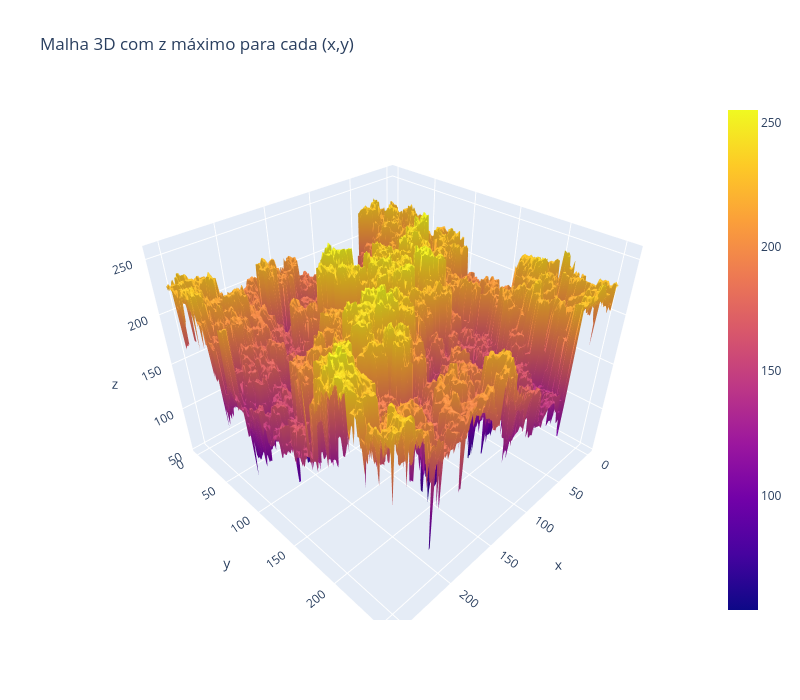

The code cell stored with this chart in its notebook:
### Code cell
import numpy as np
import pandas as pd
import plotly.graph_objects as go

# maior z para cada par (x,y)
Zmax = df.groupby(["y", "x"])["z"].max().unstack()

# malha
x_unique = Zmax.columns.to_numpy()
y_unique = Zmax.index.to_numpy()
X, Y = np.meshgrid(x_unique, y_unique)
Z = Zmax.to_numpy()

# gráfico interativo
fig = go.Figure(
    data=[
        go.Surface(
            x=X,
            y=Y,
            z=Z
        )
    ]
)

fig.update_layout(
    title="Malha 3D com z máximo para cada (x,y)",
    scene=dict(
        xaxis_title="x",
        yaxis_title="y",
        zaxis_title="z",
    ),
    width=800,
    height=700,
)

fig.show()

### Figure 1 — Plotly figure (JSON) as saved in the notebook; plotly's stock layout.template omitted (floating-point values rounded to 4 significant figures; data arrays with more than 128 entries replaced by an {"elided": "..."} marker saying what was removed)
{"data": [{"type": "surface", "x": {"elided": "256x256 int values"}, "y": {"elided": "256x256 int values"}, "z": {"elided": "256x256 float values"}}], "layout": {"height": 700, "scene": {"xaxis": {"title": {"text": "x"}}, "yaxis": {"title": {"text": "y"}}, "zaxis": {"title": {"text": "z"}}}, "title": {"text": "Malha 3D com z máximo para cada (x,y)"}, "width": 800}}
